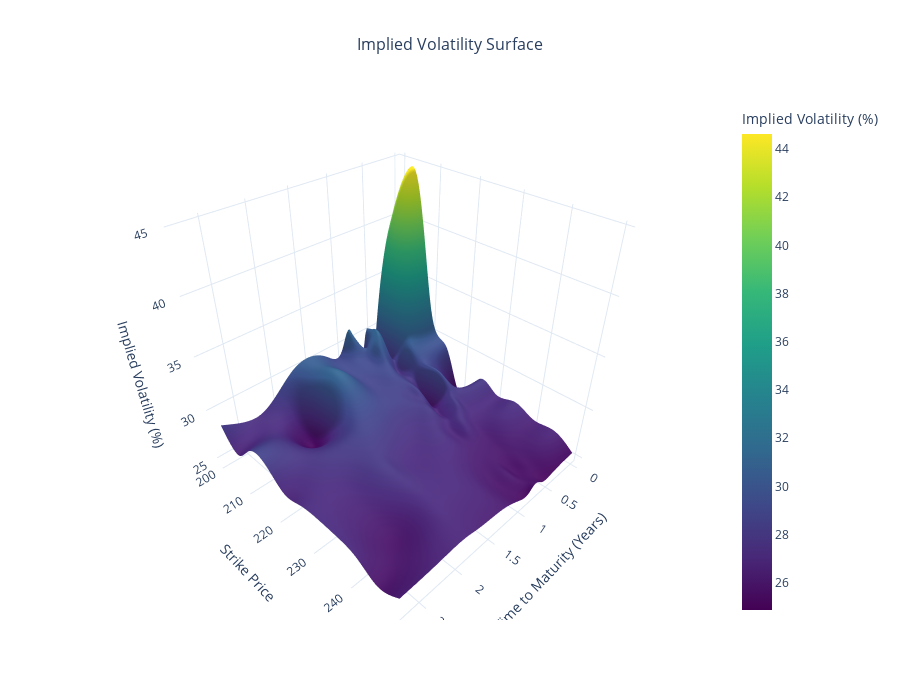

Notebook cell for this chart:
### Code cell
bsv = build_black_variance_surface(df_cop, vol_col = 'calculated_vol')
vol_grid, strike_mesh, ttm_mesh = plot_vol_surface(bsv)

### Figure 1 — Plotly figure (JSON) as saved in the notebook; plotly's stock layout.template omitted (floating-point values rounded to 4 significant figures; data arrays with more than 128 entries replaced by an {"elided": "..."} marker saying what was removed)
{"data": [{"colorbar": {"title": {"text": "Implied Volatility (%)"}}, "colorscale": [[0, "#440154"], [0.1111, "#482878"], [0.2222, "#3e4989"], [0.3333, "#31688e"], [0.4444, "#26828e"], [0.5556, "#1f9e89"], [0.6667, "#35b779"], [0.7778, "#6ece58"], [0.8889, "#b5de2b"], [1, "#fde725"]], "hovertemplate": "<b>Time to Maturity</b>: %{x:.2f} years<br><b>Strike</b>: %{y:.2f}<br><b>Implied Vol</b>: %{z:.2f}%<br><extra></extra>", "type": "surface", "x": {"elided": "100x100 float values"}, "y": {"elided": "100x100 float values"}, "z": {"elided": "100x100 float values"}}], "layout": {"height": 700, "hoverlabel": {"bgcolor": "white", "font": {"family": "Arial, sans-serif", "size": 12}}, "scene": {"xaxis": {"title": {"text": "Time to Maturity (Years)"}}, "yaxis": {"title": {"text": "Strike Price"}}, "zaxis": {"title": {"text": "Implied Volatility (%)"}}}, "title": {"font": {"size": 16}, "text": "Implied Volatility Surface", "x": 0.5}, "width": 900}}
